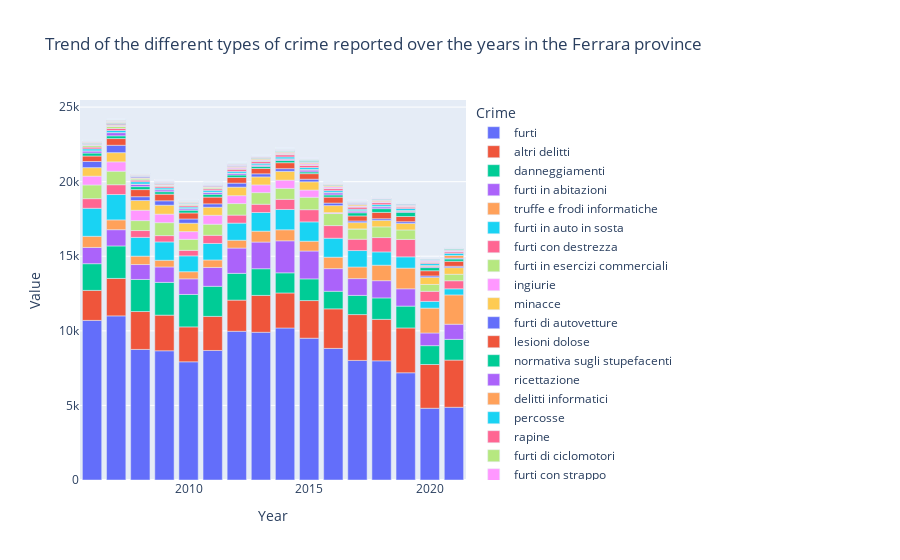

The code cell stored with this chart in its notebook:
### Code cell
px.bar(data_frame= ferrara_df.loc[ferrara_df['Crime'] != 'totale'].groupby(['Crime', 'Year']).sum(numeric_only=True).sort_values(by='Value', ascending=False).reset_index(),
       x = 'Year',
       y = 'Value',
       color= 'Crime',
       title= 'Trend of the different types of crime reported over the years in the Ferrara province')

### Figure 1 — Plotly figure (JSON) as saved in the notebook; plotly's stock layout.template omitted (floating-point values rounded to 4 significant figures)
{"data": [{"alignmentgroup": "True", "hovertemplate": "Crime=furti<br>Year=%{x}<br>Value=%{y}<extra></extra>", "legendgroup": "furti", "marker": {"color": "#636efa", "pattern": {"shape": ""}}, "name": "furti", "offsetgroup": "furti", "orientation": "v", "showlegend": true, "textposition": "auto", "type": "bar", "x": [2007, 2006, 2014, 2012, 2013, 2015, 2016, 2008, 2011, 2009, 2017, 2018, 2010, 2019, 2021, 2020], "xaxis": "x", "y": [11003, 10701, 10191, 9971, 9904, 9508, 8823, 8754, 8683, 8663, 8016, 7991, 7925, 7189, 4876, 4811], "yaxis": "y"}, {"alignmentgroup": "True", "hovertemplate": "Crime=altri delitti<br>Year=%{x}<br>Value=%{y}<extra></extra>", "legendgroup": "altri delitti", "marker": {"color": "#EF553B", "pattern": {"shape": ""}}, "name": "altri delitti", "offsetgroup": "altri delitti", "orientation": "v", "showlegend": true, "textposition": "auto", "type": "bar", "x": [2021, 2017, 2019, 2020, 2018, 2016, 2008, 2015, 2007, 2013, 2009, 2014, 2010, 2011, 2012, 2006], "xaxis": "x", "y": [3164, 3075, 3005, 2933, 2779, 2651, 2541, 2521, 2511, 2472, 2389, 2348, 2339, 2286, 2090, 2011], "yaxis": "y"}, {"alignmentgroup": "True", "hovertemplate": "Crime=danneggiamenti<br>Year=%{x}<br>Value=%{y}<extra></extra>", "legendgroup": "danneggiamenti", "marker": {"color": "#00cc96", "pattern": {"shape": ""}}, "name": "danneggiamenti", "offsetgroup": "danneggiamenti", "orientation": "v", "showlegend": true, "textposition": "auto", "type": "bar", "x": [2009, 2007, 2010, 2008, 2011, 2012, 2006, 2013, 2019, 2015, 2018, 2021, 2014, 2017, 2020, 2016], "xaxis": "x", "y": [2197, 2177, 2175, 2151, 2017, 1793, 1790, 1788, 1463, 1454, 1437, 1388, 1351, 1284, 1263, 1179], "yaxis": "y"}, {"alignmentgroup": "True", "hovertemplate": "Crime=furti in abitazioni<br>Year=%{x}<br>Value=%{y}<extra></extra>", "legendgroup": "furti in abitazioni", "marker": {"color": "#ab63fa", "pattern": {"shape": ""}}, "name": "furti in abitazioni", "offsetgroup": "furti in abitazioni", "orientation": "v", "showlegend": true, "textposition": "auto", "type": "bar", "x": [2014, 2015, 2013, 2012, 2016, 2011, 2019, 2018, 2017, 2007, 2006, 2010, 2009, 2021, 2008, 2020], "xaxis": "x", "y": [2146, 1869, 1789, 1697, 1517, 1264, 1161, 1156, 1126, 1091, 1090, 1047, 1033, 1016, 999, 849], "yaxis": "y"}, {"alignmentgroup": "True", "hovertemplate": "Crime=truffe e frodi informatiche<br>Year=%{x}<br>Value=%{y}<extra></extra>", "legendgroup": "truffe e frodi informatiche", "marker": {"color": "#FFA15A", "pattern": {"shape": ""}}, "name": "truffe e frodi informatiche", "offsetgroup": "truffe e frodi informatiche", "orientation": "v", "showlegend": true, "textposition": "auto", "type": "bar", "x": [2021, 2020, 2019, 2018, 2017, 2016, 2006, 2014, 2013, 2015, 2007, 2008, 2012, 2011, 2010, 2009], "xaxis": "x", "y": [1964, 1668, 1388, 1037, 780, 768, 746, 739, 730, 657, 657, 563, 524, 502, 478, 450], "yaxis": "y"}, {"alignmentgroup": "True", "hovertemplate": "Crime=furti in auto in sosta<br>Year=%{x}<br>Value=%{y}<extra></extra>", "legendgroup": "furti in auto in sosta", "marker": {"color": "#19d3f3", "pattern": {"shape": ""}}, "name": "furti in auto in sosta", "offsetgroup": "furti in auto in sosta", "orientation": "v", "showlegend": true, "textposition": "auto", "type": "bar", "x": [2006, 2007, 2014, 2015, 2016, 2008, 2013, 2009, 2012, 2011, 2017, 2010, 2018, 2019, 2020, 2021], "xaxis": "x", "y": [1879, 1700, 1362, 1295, 1271, 1257, 1250, 1230, 1147, 1106, 1101, 1062, 891, 754, 451, 410], "yaxis": "y"}, {"alignmentgroup": "True", "hovertemplate": "Crime=furti con destrezza<br>Year=%{x}<br>Value=%{y}<extra></extra>", "legendgroup": "furti con destrezza", "marker": {"color": "#FF6692", "pattern": {"shape": ""}}, "name": "furti con destrezza", "offsetgroup": "furti con destrezza", "orientation": "v", "showlegend": true, "textposition": "auto", "type": "bar", "x": [2019, 2018, 2016, 2015, 2017, 2014, 2020, 2007, 2006, 2013, 2011, 2021, 2012, 2008, 2009, 2010], "xaxis": "x", "y": [1169, 962, 848, 818, 760, 681, 675, 657, 644, 553, 548, 541, 537, 459, 423, 371], "yaxis": "y"}, {"alignmentgroup": "True", "hovertemplate": "Crime=furti in esercizi commerciali<br>Year=%{x}<br>Value=%{y}<extra></extra>", "legendgroup": "furti in esercizi commerciali", "marker": {"color": "#B6E880", "pattern": {"shape": ""}}, "name": "furti in esercizi commerciali", "offsetgroup": "furti in esercizi commerciali", "orientation": "v", "showlegend": true, "textposition": "auto", "type": "bar", "x": [2006, 2007, 2009, 2015, 2016, 2013, 2012, 2011, 2010, 2014, 2018, 2017, 2008, 2019, 2020, 2021], "xaxis": "x", "y": [918, 907, 868, 832, 806, 782, 773, 741, 739, 734, 719, 686, 666, 635, 460, 435], "yaxis": "y"}, {"alignmentgroup": "True", "hovertemplate": "Crime=ingiurie<br>Year=%{x}<br>Value=%{y}<extra></extra>", "legendgroup": "ingiurie", "marker": {"color": "#FF97FF", "pattern": {"shape": ""}}, "name": "ingiurie", "offsetgroup": "ingiurie", "orientation": "v", "showlegend": true, "textposition": "auto", "type": "bar", "x": [2008, 2007, 2011, 2006, 2009, 2014, 2012, 2010, 2013, 2015, 2016, 2017], "xaxis": "x", "y": [693, 627, 600, 590, 570, 549, 530, 517, 515, 485, 62, 7], "yaxis": "y"}, {"alignmentgroup": "True", "hovertemplate": "Crime=minacce<br>Year=%{x}<br>Value=%{y}<extra></extra>", "legendgroup": "minacce", "marker": {"color": "#FECB52", "pattern": {"shape": ""}}, "name": "minacce", "offsetgroup": "minacce", "orientation": "v", "showlegend": true, "textposition": "auto", "type": "bar", "x": [2008, 2007, 2009, 2014, 2012, 2006, 2010, 2015, 2011, 2013, 2020, 2016, 2021, 2018, 2019, 2017], "xaxis": "x", "y": [653, 616, 601, 592, 572, 572, 561, 552, 542, 538, 473, 471, 443, 436, 432, 422], "yaxis": "y"}, {"alignmentgroup": "True", "hovertemplate": "Crime=furti di autovetture<br>Year=%{x}<br>Value=%{y}<extra></extra>", "legendgroup": "furti di autovetture", "marker": {"color": "#636efa", "pattern": {"shape": ""}}, "name": "furti di autovetture", "offsetgroup": "furti di autovetture", "orientation": "v", "showlegend": true, "textposition": "auto", "type": "bar", "x": [2007, 2006, 2009, 2010, 2012, 2008, 2011, 2013, 2014, 2015, 2016, 2019, 2017, 2018, 2020, 2021], "xaxis": "x", "y": [494, 414, 295, 286, 269, 257, 225, 207, 180, 174, 170, 118, 109, 108, 97, 92], "yaxis": "y"}, {"alignmentgroup": "True", "hovertemplate": "Crime=lesioni dolose<br>Year=%{x}<br>Value=%{y}<extra></extra>", "legendgroup": "lesioni dolose", "marker": {"color": "#EF553B", "pattern": {"shape": ""}}, "name": "lesioni dolose", "offsetgroup": "lesioni dolose", "orientation": "v", "showlegend": true, "textposition": "auto", "type": "bar", "x": [2008, 2011, 2007, 2009, 2018, 2010, 2016, 2014, 2012, 2015, 2006, 2013, 2019, 2020, 2017, 2021], "xaxis": "x", "y": [477, 453, 451, 443, 425, 404, 400, 399, 379, 374, 366, 359, 351, 350, 337, 334], "yaxis": "y"}, {"alignmentgroup": "True", "hovertemplate": "Crime=normativa sugli stupefacenti<br>Year=%{x}<br>Value=%{y}<extra></extra>", "legendgroup": "normativa sugli stupefacenti", "marker": {"color": "#00cc96", "pattern": {"shape": ""}}, "name": "normativa sugli stupefacenti", "offsetgroup": "normativa sugli stupefacenti", "orientation": "v", "showlegend": true, "textposition": "auto", "type": "bar", "x": [2019, 2018, 2017, 2020, 2006, 2008, 2011, 2007, 2010, 2009, 2012, 2021, 2014, 2016, 2013, 2015], "xaxis": "x", "y": [284, 252, 213, 211, 199, 199, 191, 184, 183, 169, 168, 159, 151, 149, 137, 117], "yaxis": "y"}, {"alignmentgroup": "True", "hovertemplate": "Crime=ricettazione<br>Year=%{x}<br>Value=%{y}<extra></extra>", "legendgroup": "ricettazione", "marker": {"color": "#ab63fa", "pattern": {"shape": ""}}, "name": "ricettazione", "offsetgroup": "ricettazione", "orientation": "v", "showlegend": true, "textposition": "auto", "type": "bar", "x": [2007, 2008, 2006, 2016, 2009, 2011, 2015, 2018, 2012, 2017, 2010, 2013, 2014, 2020, 2019, 2021], "xaxis": "x", "y": [213, 161, 140, 137, 130, 124, 121, 115, 113, 110, 98, 87, 86, 69, 67, 55], "yaxis": "y"}, {"alignmentgroup": "True", "hovertemplate": "Crime=delitti informatici<br>Year=%{x}<br>Value=%{y}<extra></extra>", "legendgroup": "delitti informatici", "marker": {"color": "#FFA15A", "pattern": {"shape": ""}}, "name": "delitti informatici", "offsetgroup": "delitti informatici", "orientation": "v", "showlegend": true, "textposition": "auto", "type": "bar", "x": [2021, 2020, 2019, 2015, 2016, 2018, 2017, 2014, 2011, 2013, 2008, 2012, 2010, 2006, 2007, 2009], "xaxis": "x", "y": [177, 72, 51, 43, 36, 34, 32, 25, 17, 16, 13, 13, 10, 8, 6, 6], "yaxis": "y"}, {"alignmentgroup": "True", "hovertemplate": "Crime=percosse<br>Year=%{x}<br>Value=%{y}<extra></extra>", "legendgroup": "percosse", "marker": {"color": "#19d3f3", "pattern": {"shape": ""}}, "name": "percosse", "offsetgroup": "percosse", "orientation": "v", "showlegend": true, "textposition": "auto", "type": "bar", "x": [2008, 2021, 2007, 2006, 2019, 2015, 2020, 2014, 2011, 2018, 2012, 2009, 2016, 2013, 2010, 2017], "xaxis": "x", "y": [153, 148, 136, 131, 130, 128, 126, 125, 121, 118, 118, 114, 113, 107, 102, 97], "yaxis": "y"}, {"alignmentgroup": "True", "hovertemplate": "Crime=rapine<br>Year=%{x}<br>Value=%{y}<extra></extra>", "legendgroup": "rapine", "marker": {"color": "#FF6692", "pattern": {"shape": ""}}, "name": "rapine", "offsetgroup": "rapine", "orientation": "v", "showlegend": true, "textposition": "auto", "type": "bar", "x": [2015, 2014, 2017, 2007, 2012, 2018, 2016, 2013, 2006, 2008, 2009, 2019, 2021, 2011, 2010, 2020], "xaxis": "x", "y": [145, 144, 142, 139, 139, 134, 133, 126, 119, 108, 105, 102, 100, 99, 94, 91], "yaxis": "y"}, {"alignmentgroup": "True", "hovertemplate": "Crime=furti di ciclomotori<br>Year=%{x}<br>Value=%{y}<extra></extra>", "legendgroup": "furti di ciclomotori", "marker": {"color": "#B6E880", "pattern": {"shape": ""}}, "name": "furti di ciclomotori", "offsetgroup": "furti di ciclomotori", "orientation": "v", "showlegend": true, "textposition": "auto", "type": "bar", "x": [2007, 2006, 2008, 2009, 2011, 2010, 2014, 2013, 2012, 2015, 2017, 2016, 2020, 2019, 2018, 2021], "xaxis": "x", "y": [132, 116, 77, 66, 62, 55, 44, 41, 40, 33, 27, 27, 17, 16, 14, 10], "yaxis": "y"}, {"alignmentgroup": "True", "hovertemplate": "Crime=furti con strappo<br>Year=%{x}<br>Value=%{y}<extra></extra>", "legendgroup": "furti con strappo", "marker": {"color": "#FF97FF", "pattern": {"shape": ""}}, "name": "furti con strappo", "offsetgroup": "furti con strappo", "orientation": "v", "showlegend": true, "textposition": "auto", "type": "bar", "x": [2012, 2015, 2016, 2014, 2018, 2020, 2013, 2007, 2017, 2021, 2019, 2011, 2006, 2010, 2008, 2009], "xaxis": "x", "y": [90, 85, 83, 63, 62, 59, 56, 51, 51, 48, 45, 35, 35, 29, 24, 24], "yaxis": "y"}, {"alignmentgroup": "True", "hovertemplate": "Crime=rapine in pubblica via<br>Year=%{x}<br>Value=%{y}<extra></extra>", "legendgroup": "rapine in pubblica via", "marker": {"color": "#FECB52", "pattern": {"shape": ""}}, "name": "rapine in pubblica via", "offsetgroup": "rapine in pubblica via", "orientation": "v", "showlegend": true, "textposition": "auto", "type": "bar", "x": [2017, 2018, 2014, 2015, 2016, 2013, 2019, 2021, 2012, 2007, 2008, 2020, 2006, 2011, 2009, 2010], "xaxis": "x", "y": [81, 72, 71, 71, 65, 60, 46, 46, 45, 44, 42, 41, 40, 40, 30, 23], "yaxis": "y"}, {"alignmentgroup": "True", "hovertemplate": "Crime=danneggiamento seguito da incendio<br>Year=%{x}<br>Value=%{y}<extra></extra>", "legendgroup": "danneggiamento seguito da incendio", "marker": {"color": "#636efa", "pattern": {"shape": ""}}, "name": "danneggiamento seguito da incendio", "offsetgroup": "danneggiamento seguito da incendio", "orientation": "v", "showlegend": true, "textposition": "auto", "type": "bar", "x": [2008, 2007, 2011, 2017, 2015, 2020, 2006, 2012, 2013, 2010, 2021, 2016, 2019, 2018, 2009, 2014], "xaxis": "x", "y": [61, 55, 42, 39, 36, 35, 35, 34, 29, 28, 26, 25, 24, 20, 19, 19], "yaxis": "y"}, {"alignmentgroup": "True", "hovertemplate": "Crime=incendi<br>Year=%{x}<br>Value=%{y}<extra></extra>", "legendgroup": "incendi", "marker": {"color": "#EF553B", "pattern": {"shape": ""}}, "name": "incendi", "offsetgroup": "incendi", "orientation": "v", "showlegend": true, "textposition": "auto", "type": "bar", "x": [2007, 2009, 2008, 2011, 2012, 2006, 2013, 2016, 2015, 2017, 2014, 2010, 2021, 2019, 2018, 2020], "xaxis": "x", "y": [60, 48, 40, 35, 32, 30, 30, 27, 27, 25, 22, 20, 15, 15, 10, 7], "yaxis": "y"}, {"alignmentgroup": "True", "hovertemplate": "Crime=estorsioni<br>Year=%{x}<br>Value=%{y}<extra></extra>", "legendgroup": "estorsioni", "marker": {"color": "#00cc96", "pattern": {"shape": ""}}, "name": "estorsioni", "offsetgroup": "estorsioni", "orientation": "v", "showlegend": true, "textposition": "auto", "type": "bar", "x": [2018, 2015, 2021, 2020, 2019, 2016, 2017, 2014, 2013, 2009, 2010, 2007, 2008, 2006, 2011, 2012], "xaxis": "x", "y": [52, 50, 49, 48, 43, 38, 34, 33, 28, 28, 26, 26, 22, 20, 17, 15], "yaxis": "y"}, {"alignmentgroup": "True", "hovertemplate": "Crime=violenze sessuali<br>Year=%{x}<br>Value=%{y}<extra></extra>", "legendgroup": "violenze sessuali", "marker": {"color": "#ab63fa", "pattern": {"shape": ""}}, "name": "violenze sessuali", "offsetgroup": "violenze sessuali", "orientation": "v", "showlegend": true, "textposition": "auto", "type": "bar", "x": [2021, 2010, 2013, 2019, 2006, 2007, 2009, 2012, 2017, 2011, 2018, 2008, 2015, 2016, 2014, 2020], "xaxis": "x", "y": [42, 37, 36, 36, 35, 30, 27, 27, 25, 25, 25, 25, 22, 21, 19, 17], "yaxis": "y"}, {"alignmentgroup": "True", "hovertemplate": "Crime=furti di motocicli<br>Year=%{x}<br>Value=%{y}<extra></extra>", "legendgroup": "furti di motocicli", "marker": {"color": "#FFA15A", "pattern": {"shape": ""}}, "name": "furti di motocicli", "offsetgroup": "furti di motocicli", "orientation": "v", "showlegend": true, "textposition": "auto", "type": "bar", "x": [2007, 2006, 2008, 2012, 2010, 2011, 2013, 2014, 2016, 2009, 2015, 2017, 2018, 2019, 2020, 2021], "xaxis": "x", "y": [42, 36, 30, 29, 28, 27, 25, 24, 23, 22, 20, 18, 12, 10, 8, 8], "yaxis": "y"}, {"alignmentgroup": "True", "hovertemplate": "Crime=contraffazione di marchi e prodotti industriali<br>Year=%{x}<br>Value=%{y}<extra></extra>", "legendgroup": "contraffazione di marchi e prodotti industriali", "marker": {"color": "#19d3f3", "pattern": {"shape": ""}}, "name": "contraffazione di marchi e prodotti industriali", "offsetgroup": "contraffazione di marchi e prodotti industriali", "orientation": "v", "showlegend": true, "textposition": "auto", "type": "bar", "x": [2010, 2015, 2016, 2011, 2017, 2012, 2014, 2018, 2020, 2009, 2013, 2008, 2006, 2019, 2021, 2007], "xaxis": "x", "y": [38, 35, 28, 28, 24, 20, 19, 15, 14, 12, 12, 12, 7, 6, 4, 2], "yaxis": "y"}, {"alignmentgroup": "True", "hovertemplate": "Crime=rapine in esercizi commerciali<br>Year=%{x}<br>Value=%{y}<extra></extra>", "legendgroup": "rapine in esercizi commerciali", "marker": {"color": "#FF6692", "pattern": {"shape": ""}}, "name": "rapine in esercizi commerciali", "offsetgroup": "rapine in esercizi commerciali", "orientation": "v", "showlegend": true, "textposition": "auto", "type": "bar", "x": [2012, 2007, 2016, 2008, 2017, 2018, 2009, 2013, 2021, 2019, 2010, 2020, 2006, 2014, 2011, 2015], "xaxis": "x", "y": [30, 28, 27, 26, 25, 24, 24, 21, 21, 21, 20, 18, 17, 16, 13, 13], "yaxis": "y"}, {"alignmentgroup": "True", "hovertemplate": "Crime=violazione della proprietà intellettuale<br>Year=%{x}<br>Value=%{y}<extra></extra>", "legendgroup": "violazione della proprietà intellettuale", "marker": {"color": "#B6E880", "pattern": {"shape": ""}}, "name": "violazione della proprietà intellettuale", "offsetgroup": "violazione della proprietà intellettuale", "orientation": "v", "showlegend": true, "textposition": "auto", "type": "bar", "x": [2006, 2007, 2008, 2009, 2010, 2013, 2012, 2011, 2017, 2019, 2018, 2021, 2014, 2020, 2015, 2016], "xaxis": "x", "y": [27, 24, 17, 16, 8, 3, 2, 2, 2, 2, 1, 1, 1, 0, 0, 0], "yaxis": "y"}, {"alignmentgroup": "True", "hovertemplate": "Crime=omicidi colposi<br>Year=%{x}<br>Value=%{y}<extra></extra>", "legendgroup": "omicidi colposi", "marker": {"color": "#FF97FF", "pattern": {"shape": ""}}, "name": "omicidi colposi", "offsetgroup": "omicidi colposi", "orientation": "v", "showlegend": true, "textposition": "auto", "type": "bar", "x": [2008, 2019, 2009, 2018, 2006, 2010, 2017, 2020, 2012, 2007, 2013, 2011, 2015, 2014, 2016, 2021], "xaxis": "x", "y": [25, 24, 21, 19, 18, 18, 17, 17, 16, 15, 15, 14, 12, 11, 11, 10], "yaxis": "y"}, {"alignmentgroup": "True", "hovertemplate": "Crime=furti di automezzi pesanti trasportanti merci<br>Year=%{x}<br>Value=%{y}<extra></extra>", "legendgroup": "furti di automezzi pesanti trasportanti merci", "marker": {"color": "#FECB52", "pattern": {"shape": ""}}, "name": "furti di automezzi pesanti trasportanti merci", "offsetgroup": "furti di automezzi pesanti trasportanti merci", "orientation": "v", "showlegend": true, "textposition": "auto", "type": "bar", "x": [2007, 2008, 2006, 2018, 2014, 2011, 2009, 2012, 2020, 2021, 2019, 2013, 2016, 2017, 2015, 2010], "xaxis": "x", "y": [25, 13, 7, 7, 7, 5, 5, 5, 4, 4, 3, 2, 2, 2, 1, 1], "yaxis": "y"}, {"alignmentgroup": "True", "hovertemplate": "Crime=rapine in banca<br>Year=%{x}<br>Value=%{y}<extra></extra>", "legendgroup": "rapine in banca", "marker": {"color": "#636efa", "pattern": {"shape": ""}}, "name": "rapine in banca", "offsetgroup": "rapine in banca", "orientation": "v", "showlegend": true, "textposition": "auto", "type": "bar", "x": [2007, 2006, 2015, 2008, 2011, 2013, 2010, 2012, 2019, 2009, 2014, 2016, 2017, 2018, 2020, 2021], "xaxis": "x", "y": [22, 17, 10, 8, 8, 7, 7, 5, 4, 4, 3, 2, 1, 0, 0, 0], "yaxis": "y"}, {"alignmentgroup": "True", "hovertemplate": "Crime=omicidi colposi da incidente stradale<br>Year=%{x}<br>Value=%{y}<extra></extra>", "legendgroup": "omicidi colposi da incidente stradale", "marker": {"color": "#EF553B", "pattern": {"shape": ""}}, "name": "omicidi colposi da incidente stradale", "offsetgroup": "omicidi colposi da incidente stradale", "orientation": "v", "showlegend": true, "textposition": "auto", "type": "bar", "x": [2019, 2008, 2009, 2017, 2006, 2007, 2011, 2018, 2010, 2013, 2014, 2012, 2016, 2020, 2015, 2021], "xaxis": "x", "y": [21, 21, 18, 17, 16, 14, 14, 14, 13, 12, 10, 10, 9, 9, 8, 5], "yaxis": "y"}, {"alignmentgroup": "True", "hovertemplate": "Crime=rapine in abitazione<br>Year=%{x}<br>Value=%{y}<extra></extra>", "legendgroup": "rapine in abitazione", "marker": {"color": "#00cc96", "pattern": {"shape": ""}}, "name": "rapine in abitazione", "offsetgroup": "rapine in abitazione", "orientation": "v", "showlegend": true, "textposition": "auto", "type": "bar", "x": [2012, 2011, 2014, 2018, 2015, 2010, 2007, 2021, 2016, 2017, 2020, 2006, 2009, 2008, 2013, 2019], "xaxis": "x", "y": [19, 18, 18, 16, 15, 15, 15, 13, 12, 12, 11, 10, 8, 7, 7, 7], "yaxis": "y"}, {"alignmentgroup": "True", "hovertemplate": "Crime=sfruttamento e favoreggiamento della prostituzione<br>Year=%{x}<br>Value=%{y}<extra></extra>", "legendgroup": "sfruttamento e favoreggiamento della prostituzione", "marker": {"color": "#ab63fa", "pattern": {"shape": ""}}, "name": "sfruttamento e favoreggiamento della prostituzione", "offsetgroup": "sfruttamento e favoreggiamento della prostituzione", "orientation": "v", "showlegend": true, "textposition": "auto", "type": "bar", "x": [2016, 2010, 2011, 2015, 2014, 2013, 2017, 2021, 2018, 2008, 2012, 2019, 2007, 2009, 2006, 2020], "xaxis": "x", "y": [16, 15, 12, 10, 8, 8, 7, 7, 6, 6, 6, 5, 3, 3, 2, 1], "yaxis": "y"}, {"alignmentgroup": "True", "hovertemplate": "Crime=riciclaggio e impiego di denaro, beni o utilità di provenienza illecita<br>Year=%{x}<br>Value=%{y}<extra></extra>", "legendgroup": "riciclaggio e impiego di denaro, beni o utilità di provenienza illecita", "marker": {"color": "#FFA15A", "pattern": {"shape": ""}}, "name": "riciclaggio e impiego di denaro, beni o utilità di provenienza illecita", "offsetgroup": "riciclaggio e impiego di denaro, beni o utilità di provenienza illecita", "orientation": "v", "showlegend": true, "textposition": "auto", "type": "bar", "x": [2014, 2021, 2019, 2016, 2017, 2018, 2008, 2012, 2009, 2013, 2020, 2015, 2011, 2007, 2006, 2010], "xaxis": "x", "y": [10, 10, 7, 6, 6, 4, 4, 3, 3, 3, 3, 2, 2, 2, 1, 0], "yaxis": "y"}, {"alignmentgroup": "True", "hovertemplate": "Crime=furti di opere d'arte e materiale archeologico<br>Year=%{x}<br>Value=%{y}<extra></extra>", "legendgroup": "furti di opere d'arte e materiale archeologico", "marker": {"color": "#19d3f3", "pattern": {"shape": ""}}, "name": "furti di opere d'arte e materiale archeologico", "offsetgroup": "furti di opere d'arte e materiale archeologico", "orientation": "v", "showlegend": true, "textposition": "auto", "type": "bar", "x": [2006, 2010, 2017, 2012, 2007, 2011, 2014, 2016, 2013, 2008, 2018, 2009, 2015, 2019, 2020, 2021], "xaxis": "x", "y": [10, 10, 10, 9, 9, 6, 6, 6, 5, 3, 3, 2, 2, 2, 2, 1], "yaxis": "y"}, {"alignmentgroup": "True", "hovertemplate": "Crime=tentati omicidi<br>Year=%{x}<br>Value=%{y}<extra></extra>", "legendgroup": "tentati omicidi", "marker": {"color": "#FF6692", "pattern": {"shape": ""}}, "name": "tentati omicidi", "offsetgroup": "tentati omicidi", "orientation": "v", "showlegend": true, "textposition": "auto", "type": "bar", "x": [2008, 2018, 2015, 2007, 2009, 2011, 2014, 2016, 2017, 2012, 2013, 2020, 2010, 2019, 2021, 2006], "xaxis": "x", "y": [10, 7, 7, 6, 6, 5, 5, 3, 3, 3, 2, 2, 2, 2, 1, 0], "yaxis": "y"}, {"alignmentgroup": "True", "hovertemplate": "Crime=contrabbando<br>Year=%{x}<br>Value=%{y}<extra></extra>", "legendgroup": "contrabbando", "marker": {"color": "#B6E880", "pattern": {"shape": ""}}, "name": "contrabbando", "offsetgroup": "contrabbando", "orientation": "v", "showlegend": true, "textposition": "auto", "type": "bar", "x": [2011, 2010, 2012, 2009, 2008, 2007, 2006, 2016, 2013, 2014, 2015, 2017, 2018, 2019, 2020, 2021], "xaxis": "x", "y": [8, 7, 1, 1, 1, 1, 0, 0, 0, 0, 0, 0, 0, 0, 0, 0], "yaxis": "y"}, {"alignmentgroup": "True", "hovertemplate": "Crime=omicidi volontari consumati<br>Year=%{x}<br>Value=%{y}<extra></extra>", "legendgroup": "omicidi volontari consumati", "marker": {"color": "#FF97FF", "pattern": {"shape": ""}}, "name": "omicidi volontari consumati", "offsetgroup": "omicidi volontari consumati", "orientation": "v", "showlegend": true, "textposition": "auto", "type": "bar", "x": [2012, 2011, 2015, 2017, 2021, 2009, 2008, 2006, 2007, 2016, 2019, 2020, 2013, 2010, 2018, 2014], "xaxis": "x", "y": [7, 4, 4, 4, 4, 3, 3, 2, 2, 2, 2, 2, 1, 0, 0, 0], "yaxis": "y"}, {"alignmentgroup": "True", "hovertemplate": "Crime=corruzione di minorenne<br>Year=%{x}<br>Value=%{y}<extra></extra>", "legendgroup": "corruzione di minorenne", "marker": {"color": "#FECB52", "pattern": {"shape": ""}}, "name": "corruzione di minorenne", "offsetgroup": "corruzione di minorenne", "orientation": "v", "showlegend": true, "textposition": "auto", "type": "bar", "x": [2021, 2010, 2014, 2008, 2018, 2019, 2012, 2017, 2009, 2011, 2013, 2015, 2016, 2020, 2006, 2007], "xaxis": "x", "y": [7, 5, 3, 2, 1, 1, 1, 1, 0, 0, 0, 0, 0, 0, 0, 0], "yaxis": "y"}, {"alignmentgroup": "True", "hovertemplate": "Crime=sequestri di persona<br>Year=%{x}<br>Value=%{y}<extra></extra>", "legendgroup": "sequestri di persona", "marker": {"color": "#636efa", "pattern": {"shape": ""}}, "name": "sequestri di persona", "offsetgroup": "sequestri di persona", "orientation": "v", "showlegend": true, "textposition": "auto", "type": "bar", "x": [2008, 2009, 2015, 2013, 2021, 2016, 2007, 2019, 2006, 2011, 2012, 2014, 2017, 2018, 2020, 2010], "xaxis": "x", "y": [6, 6, 6, 6, 5, 5, 4, 3, 3, 2, 2, 2, 2, 2, 2, 2], "yaxis": "y"}, {"alignmentgroup": "True", "hovertemplate": "Crime=associazione per delinquere<br>Year=%{x}<br>Value=%{y}<extra></extra>", "legendgroup": "associazione per delinquere", "marker": {"color": "#EF553B", "pattern": {"shape": ""}}, "name": "associazione per delinquere", "offsetgroup": "associazione per delinquere", "orientation": "v", "showlegend": true, "textposition": "auto", "type": "bar", "x": [2007, 2016, 2021, 2012, 2019, 2020, 2017, 2014, 2006, 2010, 2009, 2008, 2011, 2013, 2015, 2018], "xaxis": "x", "y": [6, 4, 4, 3, 2, 2, 2, 2, 1, 1, 1, 0, 0, 0, 0, 0], "yaxis": "y"}, {"alignmentgroup": "True", "hovertemplate": "Crime=rapine in uffici postali<br>Year=%{x}<br>Value=%{y}<extra></extra>", "legendgroup": "rapine in uffici postali", "marker": {"color": "#00cc96", "pattern": {"shape": ""}}, "name": "rapine in uffici postali", "offsetgroup": "rapine in uffici postali", "orientation": "v", "showlegend": true, "textposition": "auto", "type": "bar", "x": [2016, 2006, 2012, 2008, 2011, 2009, 2007, 2017, 2014, 2010, 2013, 2018, 2021, 2015, 2020, 2019], "xaxis": "x", "y": [6, 6, 5, 4, 3, 3, 3, 2, 1, 1, 1, 1, 1, 1, 0, 0], "yaxis": "y"}, {"alignmentgroup": "True", "hovertemplate": "Crime=pornografia minorile e detenzione di materiale pedopornografico<br>Year=%{x}<br>Value=%{y}<extra></extra>", "legendgroup": "pornografia minorile e detenzione di materiale pedopornografico", "marker": {"color": "#ab63fa", "pattern": {"shape": ""}}, "name": "pornografia minorile e detenzione di materiale pedopornografico", "offsetgroup": "pornografia minorile e detenzione di materiale pedopornografico", "orientation": "v", "showlegend": true, "textposition": "auto", "type": "bar", "x": [2021, 2009, 2011, 2019, 2015, 2012, 2014, 2007, 2008, 2016, 2018, 2010, 2013, 2017, 2020, 2006], "xaxis": "x", "y": [6, 6, 5, 5, 5, 4, 4, 3, 3, 3, 2, 2, 2, 2, 2, 1], "yaxis": "y"}, {"alignmentgroup": "True", "hovertemplate": "Crime=atti sessuali con minorenne<br>Year=%{x}<br>Value=%{y}<extra></extra>", "legendgroup": "atti sessuali con minorenne", "marker": {"color": "#FFA15A", "pattern": {"shape": ""}}, "name": "atti sessuali con minorenne", "offsetgroup": "atti sessuali con minorenne", "orientation": "v", "showlegend": true, "textposition": "auto", "type": "bar", "x": [2014, 2012, 2008, 2010, 2017, 2018, 2006, 2013, 2019, 2015, 2011, 2020, 2016, 2007, 2009, 2021], "xaxis": "x", "y": [5, 5, 5, 4, 4, 3, 3, 3, 2, 2, 2, 2, 2, 1, 0, 0], "yaxis": "y"}, {"alignmentgroup": "True", "hovertemplate": "Crime=incendi boschivi<br>Year=%{x}<br>Value=%{y}<extra></extra>", "legendgroup": "incendi boschivi", "marker": {"color": "#19d3f3", "pattern": {"shape": ""}}, "name": "incendi boschivi", "offsetgroup": "incendi boschivi", "orientation": "v", "showlegend": true, "textposition": "auto", "type": "bar", "x": [2017, 2007, 2014, 2009, 2019, 2012, 2006, 2013, 2018, 2008, 2020, 2010, 2011, 2015, 2016, 2021], "xaxis": "x", "y": [5, 5, 3, 2, 2, 2, 1, 1, 1, 0, 0, 0, 0, 0, 0, 0], "yaxis": "y"}, {"alignmentgroup": "True", "hovertemplate": "Crime=attentati<br>Year=%{x}<br>Value=%{y}<extra></extra>", "legendgroup": "attentati", "marker": {"color": "#FF6692", "pattern": {"shape": ""}}, "name": "attentati", "offsetgroup": "attentati", "orientation": "v", "showlegend": true, "textposition": "auto", "type": "bar", "x": [2015, 2013, 2007, 2009, 2011, 2008, 2016, 2020, 2012, 2014, 2021, 2018, 2019, 2017, 2010, 2006], "xaxis": "x", "y": [4, 3, 2, 2, 2, 2, 2, 2, 1, 1, 1, 1, 0, 0, 0, 0], "yaxis": "y"}, {"alignmentgroup": "True", "hovertemplate": "Crime=usura<br>Year=%{x}<br>Value=%{y}<extra></extra>", "legendgroup": "usura", "marker": {"color": "#B6E880", "pattern": {"shape": ""}}, "name": "usura", "offsetgroup": "usura", "orientation": "v", "showlegend": true, "textposition": "auto", "type": "bar", "x": [2006, 2017, 2009, 2019, 2014, 2013, 2012, 2011, 2010, 2008, 2007, 2021, 2020, 2018, 2016, 2015], "xaxis": "x", "y": [2, 2, 2, 1, 1, 1, 1, 1, 1, 1, 1, 0, 0, 0, 0, 0], "yaxis": "y"}, {"alignmentgroup": "True", "hovertemplate": "Crime=omicidi volontari consumati a scopo di furto o rapina<br>Year=%{x}<br>Value=%{y}<extra></extra>", "legendgroup": "omicidi volontari consumati a scopo di furto o rapina", "marker": {"color": "#FF97FF", "pattern": {"shape": ""}}, "name": "omicidi volontari consumati a scopo di furto o rapina", "offsetgroup": "omicidi volontari consumati a scopo di furto o rapina", "orientation": "v", "showlegend": true, "textposition": "auto", "type": "bar", "x": [2015, 2012, 2011, 2006, 2020, 2021, 2019, 2007, 2018, 2017, 2016, 2014, 2013, 2010, 2009, 2008], "xaxis": "x", "y": [2, 1, 1, 0, 0, 0, 0, 0, 0, 0, 0, 0, 0, 0, 0, 0], "yaxis": "y"}, {"alignmentgroup": "True", "hovertemplate": "Crime=omicidi preterintenzionali<br>Year=%{x}<br>Value=%{y}<extra></extra>", "legendgroup": "omicidi preterintenzionali", "marker": {"color": "#FECB52", "pattern": {"shape": ""}}, "name": "omicidi preterintenzionali", "offsetgroup": "omicidi preterintenzionali", "orientation": "v", "showlegend": true, "textposition": "auto", "type": "bar", "x": [2010, 2009, 2008, 2018, 2012, 2021, 2020, 2019, 2016, 2015, 2014, 2013, 2011, 2007, 2006, 2017], "xaxis": "x", "y": [1, 1, 1, 0, 0, 0, 0, 0, 0, 0, 0, 0, 0, 0, 0, 0], "yaxis": "y"}, {"alignmentgroup": "True", "hovertemplate": "Crime=associazione di tipo mafioso<br>Year=%{x}<br>Value=%{y}<extra></extra>", "legendgroup": "associazione di tipo mafioso", "marker": {"color": "#636efa", "pattern": {"shape": ""}}, "name": "associazione di tipo mafioso", "offsetgroup": "associazione di tipo mafioso", "orientation": "v", "showlegend": true, "textposition": "auto", "type": "bar", "x": [2020, 2021, 2019, 2018, 2017, 2016, 2015, 2014, 2013, 2012, 2011, 2010, 2009, 2008, 2007, 2006], "xaxis": "x", "y": [1, 0, 0, 0, 0, 0, 0, 0, 0, 0, 0, 0, 0, 0, 0, 0], "yaxis": "y"}, {"alignmentgroup": "True", "hovertemplate": "Crime=infanticidi<br>Year=%{x}<br>Value=%{y}<extra></extra>", "legendgroup": "infanticidi", "marker": {"color": "#EF553B", "pattern": {"shape": ""}}, "name": "infanticidi", "offsetgroup": "infanticidi", "orientation": "v", "showlegend": true, "textposition": "auto", "type": "bar", "x": [2011, 2019, 2021, 2020, 2015, 2014, 2018, 2016, 2017, 2013, 2006, 2007, 2008, 2009, 2010, 2012], "xaxis": "x", "y": [1, 0, 0, 0, 0, 0, 0, 0, 0, 0, 0, 0, 0, 0, 0, 0], "yaxis": "y"}, {"alignmentgroup": "True", "hovertemplate": "Crime=strage<br>Year=%{x}<br>Value=%{y}<extra></extra>", "legendgroup": "strage", "marker": {"color": "#00cc96", "pattern": {"shape": ""}}, "name": "strage", "offsetgroup": "strage", "orientation": "v", "showlegend": true, "textposition": "auto", "type": "bar", "x": [2009, 2010, 2011, 2016, 2018, 2019, 2020, 2017, 2021, 2015, 2014, 2013, 2012, 2007, 2008, 2006], "xaxis": "x", "y": [0, 0, 0, 0, 0, 0, 0, 0, 0, 0, 0, 0, 0, 0, 0, 0], "yaxis": "y"}, {"alignmentgroup": "True", "hovertemplate": "Crime=omicidi volontari consumati di tipo mafioso<br>Year=%{x}<br>Value=%{y}<extra></extra>", "legendgroup": "omicidi volontari consumati di tipo mafioso", "marker": {"color": "#ab63fa", "pattern": {"shape": ""}}, "name": "omicidi volontari consumati di tipo mafioso", "offsetgroup": "omicidi volontari consumati di tipo mafioso", "orientation": "v", "showlegend": true, "textposition": "auto", "type": "bar", "x": [2009, 2018, 2017, 2016, 2015, 2014, 2013, 2012, 2011, 2010, 2008, 2020, 2007, 2006, 2019, 2021], "xaxis": "x", "y": [0, 0, 0, 0, 0, 0, 0, 0, 0, 0, 0, 0, 0, 0, 0, 0], "yaxis": "y"}, {"alignmentgroup": "True", "hovertemplate": "Crime=omicidi volontari consumati a scopo terroristico<br>Year=%{x}<br>Value=%{y}<extra></extra>", "legendgroup": "omicidi volontari consumati a scopo terroristico", "marker": {"color": "#FFA15A", "pattern": {"shape": ""}}, "name": "omicidi volontari consumati a scopo terroristico", "offsetgroup": "omicidi volontari consumati a scopo terroristico", "orientation": "v", "showlegend": true, "textposition": "auto", "type": "bar", "x": [2021, 2020, 2019, 2018, 2017, 2016, 2015, 2014, 2013, 2012, 2011, 2010, 2009, 2008, 2007, 2006], "xaxis": "x", "y": [0, 0, 0, 0, 0, 0, 0, 0, 0, 0, 0, 0, 0, 0, 0, 0], "yaxis": "y"}], "layout": {"barmode": "relative", "legend": {"title": {"text": "Crime"}, "tracegroupgap": 0}, "title": {"text": "Trend of the different types of crime reported over the years in the Ferrara province"}, "xaxis": {"anchor": "y", "domain": [0, 1], "title": {"text": "Year"}}, "yaxis": {"anchor": "x", "domain": [0, 1], "title": {"text": "Value"}}}}
